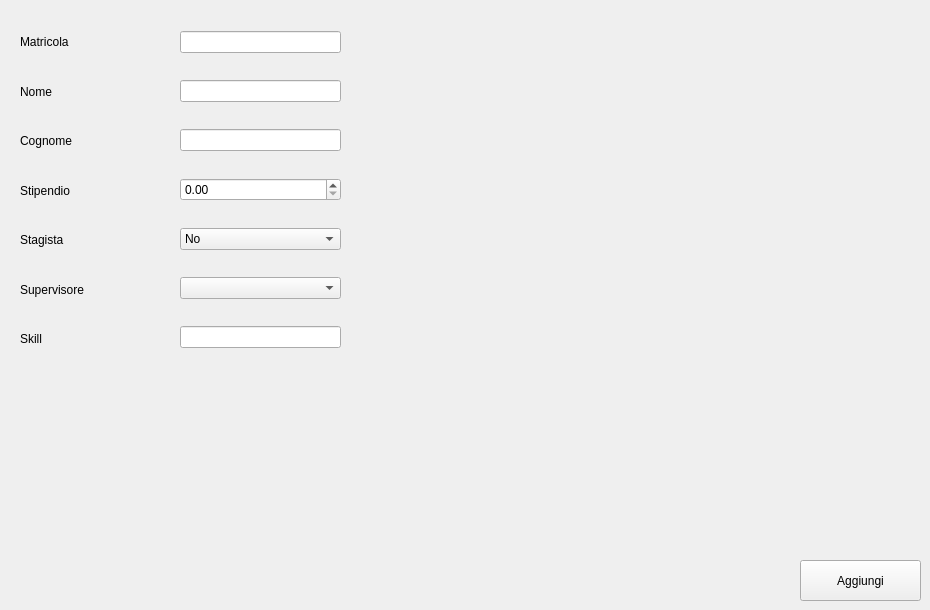
      <widget class="QWidget" name="DipendentiJuniorTab">
       <attribute name="title">
        <string>Dipendenti Junior</string>
       </attribute>
       <widget class="QPushButton" name="AggiungiDJpushButton">
        <property name="geometry">
         <rect>
          <x>800</x>
          <y>560</y>
          <width>121</width>
          <height>41</height>
         </rect>
        </property>
        <property name="text">
         <string>Aggiungi</string>
        </property>
       </widget>
       <widget class="QWidget" name="layoutWidget">
        <property name="geometry">
         <rect>
          <x>180</x>
          <y>10</y>
          <width>161</width>
          <height>361</height>
         </rect>
        </property>
        <layout class="QVBoxLayout" name="verticalLayout_5">
         <item>
          <widget class="QLineEdit" name="MarticolaDJLineEdit"/>
         </item>
         <item>
          <widget class="QLineEdit" name="NomeDJLineEdit"/>
         </item>
         <item>
          <widget class="QLineEdit" name="CognomeDJLineEdit"/>
         </item>
         <item>
          <widget class="QDoubleSpinBox" name="StipendioDJDoubleSpinBox">
           <property name="maximum">
            <double>10000.000000000000000</double>
           </property>
           <property name="singleStep">
            <double>0.010000000000000</double>
           </property>
           <property name="stepType">
            <enum>QAbstractSpinBox::DefaultStepType</enum>
           </property>
          </widget>
         </item>
         <item>
          <widget class="QComboBox" name="StagistaComboBox">
           <item>
            <property name="text">
             <string>No</string>
            </property>
           </item>
           <item>
            <property name="text">
             <string>Si</string>
            </property>
           </item>
          </widget>
         </item>
         <item>
          <widget class="QComboBox" name="SupervisoreComboBox"/>
         </item>
         <item>
          <widget class="QLineEdit" name="SkillLineEdit"/>
         </item>
        </layout>
       </widget>
       <widget class="QWidget" name="layoutWidget">
        <property name="geometry">
         <rect>
          <x>20</x>
          <y>20</y>
          <width>161</width>
          <height>341</height>
         </rect>
        </property>
        <layout class="QVBoxLayout" name="verticalLayout_6">
         <item>
          <widget class="QLabel" name="label_9">
           <property name="text">
            <string>Matricola</string>
           </property>
          </widget>
         </item>
         <item>
          <widget class="QLabel" name="label_18">
           <property name="text">
            <string>Nome</string>
           </property>
          </widget>
         </item>
         <item>
          <widget class="QLabel" name="label_19">
           <property name="text">
            <string>Cognome</string>
           </property>
          </widget>
         </item>
         <item>
          <widget class="QLabel" name="label_20">
           <property name="text">
            <string>Stipendio</string>
           </property>
          </widget>
         </item>
         <item>
          <widget class="QLabel" name="label_21">
           <property name="text">
            <string>Stagista</string>
           </property>
          </widget>
         </item>
         <item>
          <widget class="QLabel" name="label_3">
           <property name="text">
            <string>Supervisore</string>
           </property>
          </widget>
         </item>
         <item>
          <widget class="QLabel" name="label_22">
           <property name="text">
            <string>Skill</string>
           </property>
          </widget>
         </item>
        </layout>
       </widget>
      </widget>
